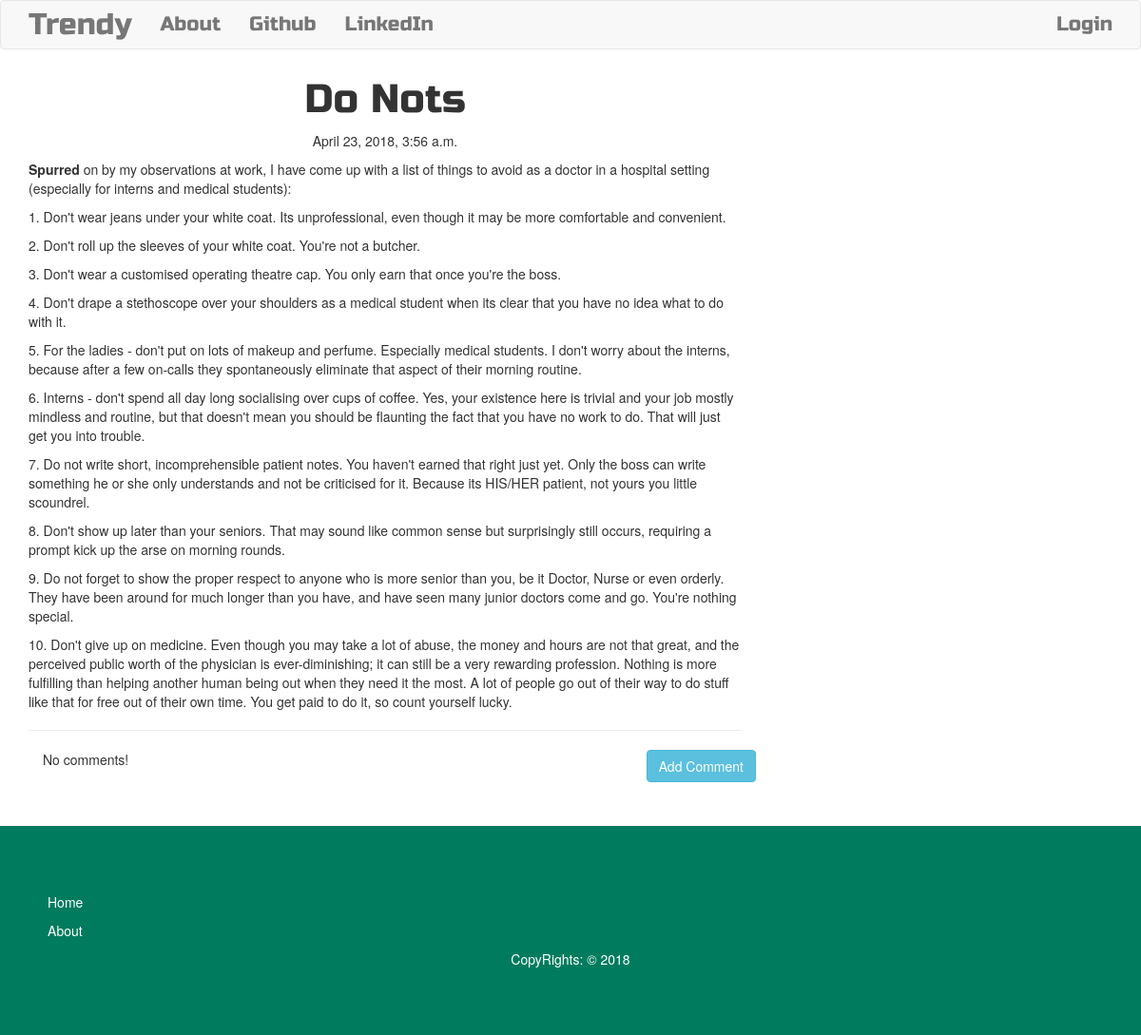
Screenshot of /post/2 with the database file from the repository.
### blog/models.py (models this page shows, shortened)
class Post(models.Model):
	author = models.ForeignKey('auth.User')
	title = models.CharField(max_length=200)
	text = models.TextField()
	created_date = models.DateTimeField(auto_now_add=True)
	published_date = models.DateTimeField(blank=True, null=True)

### blog/views.py (the view)
# urls.py: url(r'^post/(?P<pk>\d+)$', views.PostDetailView.as_view(), name="post_detail"),
class PostDetailView(DetailView):
	model = Post

### blog/templates/blog/post_detail.html (shortened to what this page needs)
{% extends "base.html" %}
{% block content %}
<h1 class="posttitle loader">{{ post.title }}</h1>
{% if post.published_date %}
	<div class="date postdate">
		{{ post.published_date }}
	</div>
{% else %}
	<a class="btn btn-default" href="{% url 'blog:post_publish' pk=post.pk %}">Publish</a>
{% endif %}
<p class="postcontent"> {{ post.text|safe|linebreaks }} </p>
<hr>
<a href="{% url 'blog:add_comment_to_post' pk=post.pk %}" class="btn btn-info btn-comment">Add Comment</a>
<div class="container">
	{% for comment in post.comments.all %}
		<br>
		{% if user.is_authenticated or comment.approved_comment %}
			{{ comment.created_date }}
			{% if not comment.approved_comment %}
				<a href="{% url 'blog:comment_remove' pk=comment.pk %}" class="btn btn-primary">
					<span class="glyphicon glyphicon-remove"></span>
				</a>
				<a href="{% url 'blog:comment_approve' pk=comment.pk %}" class="btn btn-primary">
					<span class="glyphicon glyphicon-ok"></span>
				</a>
			{% endif %}
			<p> {{ comment.text|safe|linebreaks }} </p>
			<p>Posted By: {{  comment.author }} </p>
		{% endif %}
		{% empty %}
			<p> No comments!</p>
	{% endfor %}
</div>
{% endblock %}

### blog/static/css/blog.css (style rules this page uses)
.postdate { text-align: center; }
.posttitle { font-family: 'Russo One', sans-serif; font-size: 3em; text-align: center; }
.postcontent { font-family: 'Montserrat'; font-size: 1.5em; }
.btn-comment { position: absolute; right: 0px; }
.loader { filter:hue-rotate(0deg); color: linear-gradient(45deg,#0f8,#08f); animation:hue 5000ms infinite linear; }

### rows the page displays
Post: title "Do Nots", published_date "April 23, 2018, 3:56 a.m.", text "Spurred on by my observations at work, I have come up with a list of things to avoid as a doctor in a hospital setting (especially for interns and medical students): 1. Don't wear jeans under your white coat. Its unprofessional, even though it may be more comfortable and convenient. 2. Don't roll up the sleeves of your white coat. You're not a butcher. 3. Don't wear a customised operating theatre cap. You only earn that once you're the boss. 4. Don't drape a stethoscope over your shoulders as a medical student when its clear that you have no idea what to do with it. 5. For the ladies - don't put on lots of makeup and perfume. Especially medical students. I don't worry about the interns,…"
